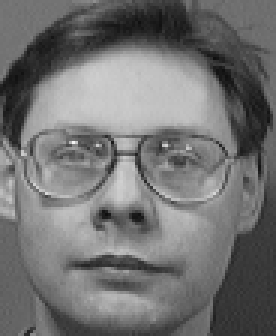
#> input picture att-database-of-faces/s4/1.pgm, 92 x 112 px (shown 3 times larger); its folder holds only this picture in this run
$ jupyter execute --allow-errors data_visualization.ipynb
#> lines starting #> are read from the running program, lines starting #| are printed output that depends on the picture
[cell 1]
import warnings
warnings.filterwarnings('ignore')

[cell 2]
import re
import numpy as np
from PIL import Image
import matplotlib.pyplot as plt
from mpl_toolkits.axes_grid1 import ImageGrid
import numpy as np

[cell 3]
def read_bin_image(filename):
    image1 = cv2.imread(filename)
    img = cv2.cvtColor(image1, cv2.COLOR_BGR2GRAY)
    ret, img = cv2.threshold(img, 120, 255, cv2.THRESH_TOZERO)
    mean, std = img.mean(), img.std()
    img = (img  - mean) / std
    return img

[cell 4]
def read_image(filename, byteorder='>'):

    with open(filename, 'rb') as f:
        buffer = f.read()

    header, width, height, maxval = re.search(
        b"(^P5\s(?:\s*#.*[\r\n])*"
        b"(\d+)\s(?:\s*#.*[\r\n])*"
        b"(\d+)\s(?:\s*#.*[\r\n])*"
        b"(\d+)\s(?:\s*#.*[\r\n]\s)*)", buffer).groups()

    img = np.frombuffer(buffer,
                            dtype='u1' if int(maxval) < 256 else byteorder+'u2',
                            count=int(width)*int(height),
                            offset=len(header)
                            ).reshape((int(height), int(width)))
    mean, std = img.mean(), img.std()
    img = (img  - mean) / std
    return img

## Raw images. Accuracy 88%,  model.ipynb

[cell 5]
r_imgs = []
#> (the rest of this cell did not finish here and is left out)

## Standardize images. Accuracy 95%, model-bin.ipynb

[cell 6]
import cv2
r_imgs = []
#> r_imgs = []
#> (the rest of this cell did not finish here and is left out)

#> in read_bin_image, img is the input picture: shape (112, 92); min 15, max 244, mean 114.4
#> in read_bin_image, `ret, img = cv2.threshold(img, 120, 255, cv2.THRESH_TOZERO)`:
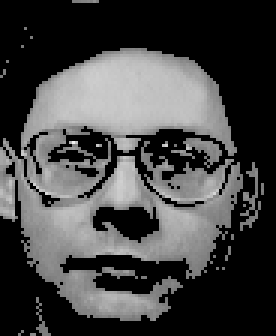
#> img: shape (112, 92) (shown 3 times larger); min 0, max 244, mean 68.6
#> in read_bin_image, `mean, std = img.mean(), img.std()`: mean = 68.56; std = 80.22
fig = plt.figure(figsize=(20,20))
grid = ImageGrid(fig, 111,
                 nrows_ncols=(2, 5),
                 axes_pad=0.1,
                 )
for ax, im in zip(grid, r_imgs):
    ax.imshow(im, cmap='gray')
plt.show()
